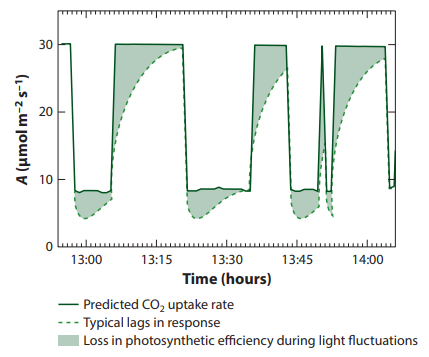
#> input picture output/fluctuating_lights_plot/original_plot.png, 429 x 357 px
$ python plot_fluctuating_lights.py
#> lines starting #> are read from the running program, lines starting #| are printed output that depends on the picture
import pandas as pd
import matplotlib.pyplot as plt
from matplotlib.dates import DateFormatter
import datetime
import os

# [32 lines of commented-out code are left out]

from PIL import Image
import numpy as np
import matplotlib.pyplot as plt

def main():
    #Load the image

    data_path = os.path.abspath(os.path.join(os.path.dirname(__file__)))
    img_path = os.path.join(data_path, "original_plot.png")
    img = Image.open(img_path).convert("RGB")
    img_np = np.array(img)

    # Define color thresholds
    dark_green_range = ((0, 70, 20), (74, 140, 100))   # Rough RGB range for dark green
    light_green_range = ((179, 204, 189), (179, 204, 189))  # Rough RGB range for light green

    height, width, _ = img_np.shape
#> height = 357; width = 429
    dark_green_y = []
    light_green_y = []

    x_range = range(60, 396)
    y_range = range(30, 230)
    y_offset = min(y_range)
    y_max = max(y_range)

    for x in x_range:
        column = img_np[:, x]

        column = column[min(y_range):max(y_range)]

        # Mask for dark green pixels
        dark_mask = np.all((column >= dark_green_range[0]) & (column <= dark_green_range[1]), axis=1)
        if np.any(dark_mask):
            y_vals = np.where(dark_mask)[0]
            dark_green_y.append(np.mean(y_vals))
        else:
            dark_green_y.append(np.nan)

        # Mask for light green pixels
        light_mask = np.all((column >= light_green_range[0]) & (column <= light_green_range[1]), axis=1)
        if np.any(light_mask):
            y_vals = np.where(light_mask)[0]
            light_green_y.append(np.max(y_vals))
        else:
            light_green_y.append(np.nan)
#> this loop made 336 passes
#> y_vals on passes 3, 4, 5, 6, 7, 8, 9, 10, 16, 17, 18: [13], [13], [13], [13], [13], [13], [13], [13, 14], [164, 165, 166, 172], [163, 164, 165, 166, 167, 168, 169, 170, 171, 172, 173, 174], [161, 162]
#> after the loop, dark_green_y = 336 items, first 6: nan, nan, 13, 13, 13, 13; light_green_y = 336 items, first 6: nan, nan, nan, nan, nan, nan

    dark_green_y = y_max - (np.array(dark_green_y) + y_offset)
    light_green_y = y_max - (np.array(light_green_y) + y_offset)

    # Display how the extracted lines look
    plt.figure(figsize=(12, 6))
    # plt.imshow(img_np)
    plt.plot(x_range, dark_green_y, color="#004616", label='Dark Green (mean y)', linewidth=1)
    plt.plot(x_range, light_green_y, color="#004616", label='Light Green (min y)', linewidth=1, linestyle='--')
    plt.fill_between(x_range, dark_green_y, light_green_y, color="#B3D6BC", label='Light Green (min y)', linewidth=1)
    plt.legend()
    plt.title("Extracted Data Points from Image")
    plt.show()
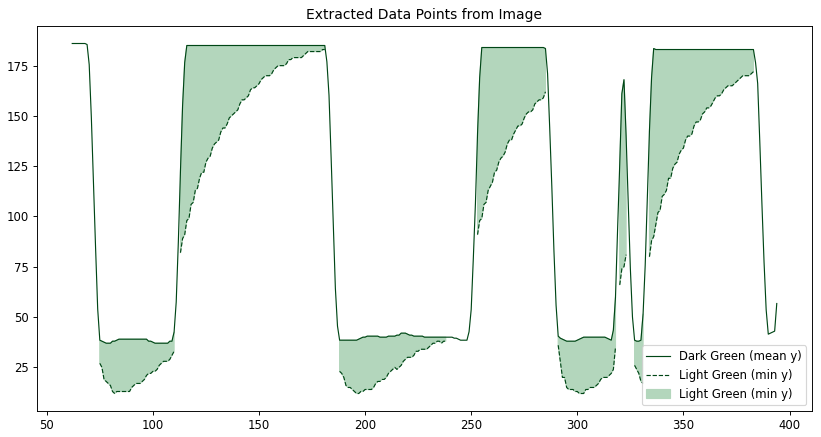
#> figure drawn by matplotlib, 1 panel


if __name__ == '__main__':
    main()
